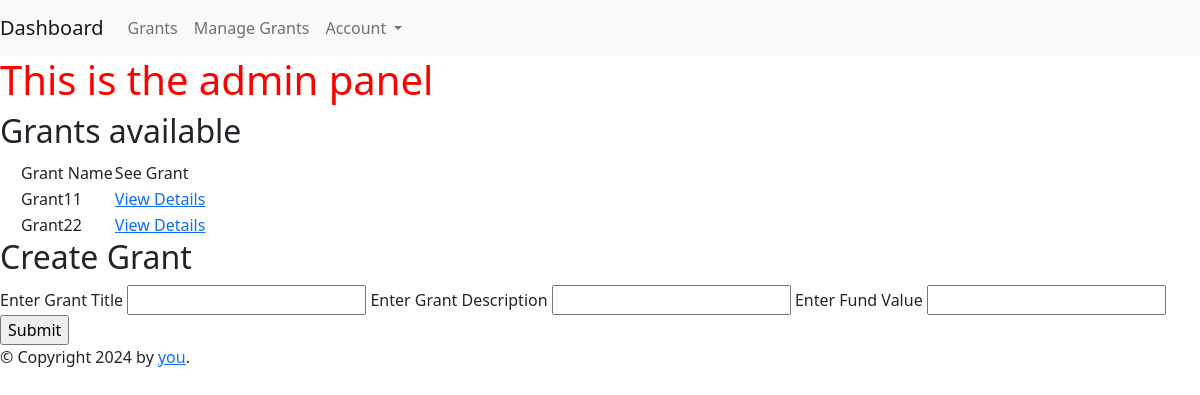
/admin, run on an earlier commit of the app's database.
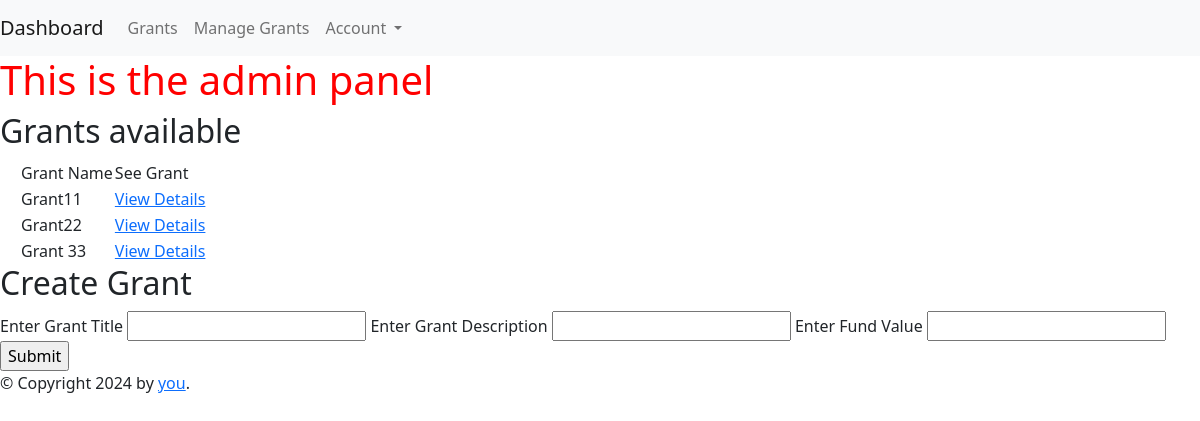
And on a later commit of the database.
### app.py (models this page shows)
class Grant(db.Model):
    id = db.Column(db.Integer, primary_key=True)
    user_id = db.Column(db.Integer, db.ForeignKey('user.id'))
    user = db.relationship('User', backref='usergrants')
    grant_title = db.Column(db.String(200), unique=True, nullable=False)
    grant_description = db.Column(db.String(200), nullable=False)
    grant_fund = db.Column(db.Integer, nullable=False, default=0)
    created_on = created_on = db.Column(db.DateTime, default=datetime.utcnow)
    def __repr__(self):
        return f'<{self.grant_title} {self.grant_description} {self.grant_fund}>'

### app.py (the view)
@app.route("/admin", methods=["GET","POST"])
def admin():
    grants = Grant.query.all()
    print(grants)
    grantform = AddGrantForm()
    if grantform.validate_on_submit():
        newgrant = Grant(
            grant_title = grantform.grant_title.data,
            grant_description = grantform.grant_description.data,
            grant_fund = grantform.grant_fund.data
        )
        db.session.add(newgrant)
        db.session.commit()
        flash('Grant has been added', 'success')
        return redirect(url_for('admin'))
    else:
        print("the form is not valid")
    for grant in grants:
        print(grant)
    return render_template('admin/admin.html', grants=grants, grantform=grantform)

### app.py
class AddGrantForm(FlaskForm):
    grant_title = StringField("Enter Grant Title", validators=[DataRequired(),])
    grant_description = StringField("Enter Grant Description", validators=[DataRequired(),])
    grant_fund = IntegerField("Enter Fund Value", validators=[DataRequired(),])
    submit = SubmitField('Submit')

### templates/admin/admin.html (shortened to what this page needs)
{% extends 'base/base.html' %}
{%block content%}
<h1>This is the admin panel</h1>
<h2>Grants available</h2>
<table style="margin-left: 20px;">
        <th>
            <tr>
                <td>Grant Name</td>
                <td>See Grant</td>
            </tr>
        </th>
        {%for grant in grants%}
        <tr>
            <td>{{ grant.grant_title }}{{grant.id}}</td>
            <td><a href="{{ url_for('show_grant', grant_id=grant.id) }}">View Details</a></td>
        </tr>
        {%endfor%}
    </table>
    <h2>Create Grant</h2>
    <form method="POST" action="">
        {{grantform.grant_title.label}} {{grantform.grant_title}}
        {{grantform.grant_description.label}} {{grantform.grant_description}}
        {{grantform.grant_fund.label}} {{grantform.grant_fund}}
        {{grantform.submit}}
    </form>
{%endblock%}

What changed in the data, as far as the page shows it:
added Grant: grant_title "Grant 3", id "3"
